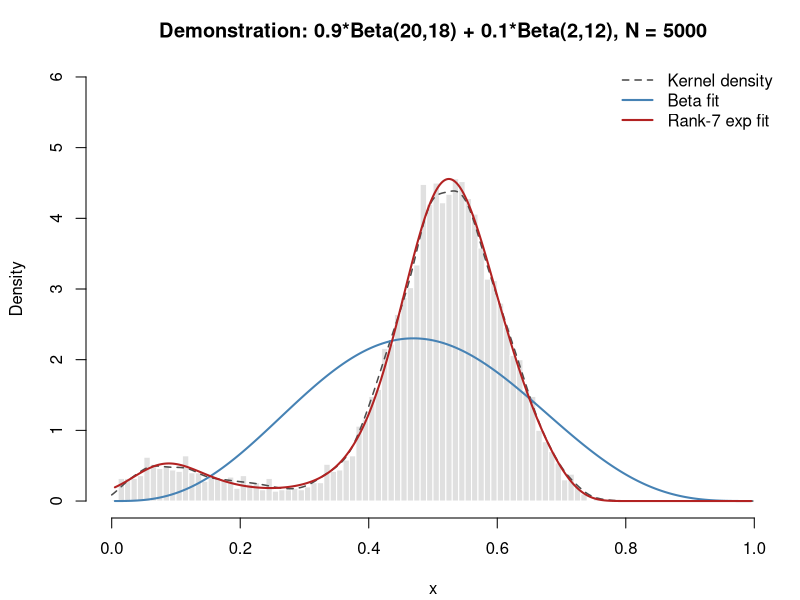
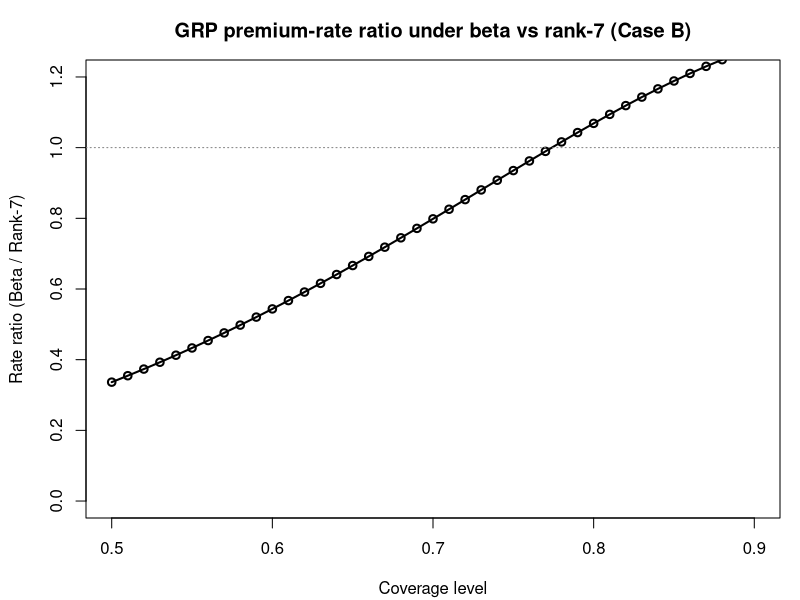

These charts were generated, in order, by the following R code:
################################################################################
## Tack, J. (2013), "A Nested Test for Common Yield Distributions with
## Application to U.S. Corn," J. Agric. Resour. Econ. 38(1):64-77.
##
## This is a GENERALIZATION of the Wu (2003) sequential-updating implementation.
## Wu fits a "rank-k exponential" density exp(-sum lambda_j x^j) by sequential
## Newton updates. Tack notes that arbitrary characterizing functions phi_j(x)
## can play the same role -- e.g., phi_1 = ln(x), phi_2 = ln(1-x) gives the
## beta density. He then builds a HYBRID model that stacks both sets, so beta
## and the rank-k alternative are both nested:
##
##   f^{Hyb}(x) = exp[-lambda_0 - lambda_1 ln(x) - lambda_2 ln(1-x)
##                                    - sum_{j=1}^k lambda_{j+2} x^j],
##
## with restriction lambda_3=...=lambda_{k+2}=0 giving Beta and lambda_1=
## lambda_2=0 giving the rank-k exponential. A standard LR test compares
## restricted vs unrestricted, R = 2(loglik_J - loglik_m) ~ chi^2(J-m).
##
## This file implements: (1) the generalized ME solver, (2) Beta / rank-k /
## hybrid wrappers, (3) sequential warm-starting (Wu 2003), (4) the Table-2
## diagnostics (logL, AIC, BIC, ID index, LR test), (5) a Harri-style
## detrending pipeline, and (6) GRP premium-rate calculation.
################################################################################

## ---------------------------------------------------------------------------
## 0. Quadrature primitives
## ---------------------------------------------------------------------------
make_grid <- function(lo, hi, n = 8000L) {
  x  <- seq(lo, hi, length.out = n)
  list(x = x, dx = x[2] - x[1])
}
trap <- function(fx, dx) dx * (sum(fx) - 0.5 * (fx[1] + fx[length(fx)]))

## ---------------------------------------------------------------------------
## 1. Generic maxent density on the grid
## ---------------------------------------------------------------------------
## Given a list of characterizing functions phi_j (each a function of x), build
## the matrix Phi[i,j] = phi_j(x_i) once -- it's the same across iterations.

build_Phi <- function(phi_funs, x) {
  M <- do.call(cbind, lapply(phi_funs, function(f) f(x)))
  ## Guard against -Inf from log near edges (we use an interior grid, but
  ## just in case)
  M[!is.finite(M)] <- 0
  M
}

## Density pieces given lambda, with a max-shift for numerical stability.
maxent_pieces_g <- function(lambda, Phi, dx) {
  expo <- as.numeric(Phi %*% lambda)               # sum_j lambda_j phi_j(x)
  m    <- max(-expo)
  w    <- exp(-expo - m)
  Z    <- trap(w, dx)
  p    <- w / Z
  ## w_stab = exp(-expo - m)  =>  Z_true = exp(m) * Z_stab
  ## hence the true log-normalizer is  log Z_true = m + log Z_stab.
  logZ <- log(Z) + m
  J    <- ncol(Phi)
  mu   <- numeric(J)
  for (j in seq_len(J)) mu[j] <- trap(Phi[, j] * p, dx)
  list(p = p, Z = Z, logZ = logZ, mu = mu)
}

## ---------------------------------------------------------------------------
## 2. Newton solver for arbitrary characterizing functions
## ---------------------------------------------------------------------------
## Gradient_j  = mu_j_target - E_p[phi_j]
## Hessian_ij  = Cov_p[phi_i, phi_j] = E_p[phi_i phi_j] - E_p[phi_i] E_p[phi_j]
## Newton step lambda <- lambda - H^{-1} grad,  damped to keep Z finite.

solve_maxent_g <- function(phi_funs, mu_target, grid, lambda0 = NULL,
                            tol = 1e-6, maxit = 400L, verbose = FALSE,
                            Phi = NULL) {
  if (is.null(Phi)) Phi <- build_Phi(phi_funs, grid$x)
  J  <- ncol(Phi)
  dx <- grid$dx
  lambda <- if (is.null(lambda0)) rep(0, J) else lambda0
  gnorm <- Inf
  for (it in seq_len(maxit)) {
    pc <- maxent_pieces_g(lambda, Phi, dx)
    grad <- mu_target - pc$mu

    ## Build Hessian (symmetric)
    H <- matrix(0, J, J)
    for (i in seq_len(J)) for (j in i:J) {
      H[i, j] <- trap(Phi[, i] * Phi[, j] * pc$p, dx) - pc$mu[i] * pc$mu[j]
      H[j, i] <- H[i, j]
    }

    ## Solve H step = grad with ridge / SVD-pseudoinverse fallback.
    step <- tryCatch(solve(H, grad), error = function(e) NULL)
    if (is.null(step) || any(!is.finite(step))) {
      base_ridge <- 1e-12 * max(diag(H), 1)
      ok <- FALSE
      for (r in base_ridge * 10^(0:9)) {
        step <- tryCatch(solve(H + diag(r, J), grad), error = function(e) NULL)
        if (!is.null(step) && all(is.finite(step))) { ok <- TRUE; break }
      }
      if (!ok) {
        sv   <- svd(H)
        dinv <- ifelse(sv$d > sv$d[1] * 1e-12, 1 / sv$d, 0)
        step <- as.numeric(sv$v %*% (dinv * (t(sv$u) %*% grad)))
      }
    }

    ## Damped line search: keep Z finite and reduce |grad|.
    a <- 1; gnorm0 <- sqrt(sum(grad^2))
    repeat {
      cand <- lambda - a * step
      pc2  <- maxent_pieces_g(cand, Phi, dx)
      if (is.finite(pc2$Z) && pc2$Z > 0) {
        gnew <- sqrt(sum((mu_target - pc2$mu)^2))
        if (gnew < gnorm0 || a < 1e-6) { lambda <- cand; break }
      }
      a <- a / 2
      if (a < 1e-10) { lambda <- cand; break }
    }
    gnorm <- sqrt(sum((mu_target - maxent_pieces_g(lambda, Phi, dx)$mu)^2))
    if (verbose) cat(sprintf("  it=%2d |grad|=%.3e step=%.3f\n", it, gnorm, a))
    if (gnorm < tol) break
  }
  pc <- maxent_pieces_g(lambda, Phi, dx)
  list(lambda = lambda, lambda0 = pc$logZ, mu = pc$mu, p = pc$p,
       converged = gnorm < tol, iters = it, gradnorm = gnorm,
       phi_funs = phi_funs, Phi = Phi)
}

## ---------------------------------------------------------------------------
## 3. Characterizing-function constructors (Tack 2013)
## ---------------------------------------------------------------------------
## Beta on (0,1): phi = (ln x, ln(1-x))                 [Tack p.67]
## Rank-k exponential: phi = (x, x^2, ..., x^k)         [Wu 2003]
## Hybrid: stack the two -- phi = (ln x, ln(1-x), x, x^2, ..., x^k)  [Eq. 11]

make_beta_funs <- function() list(
  function(x) log(x),
  function(x) log1p(-x)            # log(1 - x) with better precision near x=1
)

make_rank_k_funs <- function(k) {
  lapply(seq_len(k), function(i) { force(i); function(x) x^i })
}

make_hybrid_funs <- function(k) c(make_beta_funs(), make_rank_k_funs(k))

## Sample moments for an arbitrary phi list.
sample_moments_g <- function(x, phi_funs) {
  vapply(phi_funs, function(f) mean(f(x)), numeric(1))
}

## ---------------------------------------------------------------------------
## 4. Wu-style sequential warm-starting for the rank-k and hybrid families
## ---------------------------------------------------------------------------
## Tack uses k = 3, 5, 7 with the first THREE raw moments always included
## (yield skewness; see his footnote 7). We sequence the fits: each higher k
## is seeded with the previous lambda padded by zeros, exactly as in Wu.

fit_beta_me <- function(x, grid) {
  phi_funs <- make_beta_funs()
  mu  <- sample_moments_g(x, phi_funs)
  fit <- solve_maxent_g(phi_funs, mu, grid)
  fit$mu_target <- mu; fit$family <- "Beta"; fit
}

fit_rank_k <- function(x, k, grid, k_seq = NULL) {
  if (is.null(k_seq)) k_seq <- seq(3, k, by = 2)   # 3, 5, 7, ...
  prev_lambda <- NULL; fit <- NULL
  for (kk in k_seq) {
    phi_funs <- make_rank_k_funs(kk)
    mu       <- sample_moments_g(x, phi_funs)
    seed <- if (is.null(prev_lambda)) rep(0, kk)
            else c(prev_lambda, rep(0, kk - length(prev_lambda)))
    fit <- solve_maxent_g(phi_funs, mu, grid, lambda0 = seed)
    prev_lambda <- fit$lambda
    fit$mu_target <- mu
  }
  fit$family <- sprintf("Rank-%d exp", k); fit
}

fit_hybrid <- function(x, k, grid, beta_fit = NULL, rank_fit = NULL,
                        k_seq = NULL) {
  ## The hybrid has 2 + k Lagrange multipliers, which is hard to fit cold.
  ## We use a *two-source* warm start: the beta fit gives the two log-moment
  ## multipliers, and the rank-k fit gives the k power-moment multipliers.
  ## Stacking them is a much better seed than padding with zeros, because each
  ## marginal piece is already near its conditional optimum.
  ##
  ## Because rank-k is nested in the hybrid (set lambda_1 = lambda_2 = 0), the
  ## hybrid's log-likelihood must be >= rank-k's at the true optimum. We pick
  ## across seeds by ACHIEVED log-likelihood (the convex dual's actual value)
  ## rather than gradient norm, which is a safer convergence proxy when the
  ## 9-dim Hessian is ill-conditioned.
  if (is.null(beta_fit)) beta_fit <- fit_beta_me(x, grid)
  if (is.null(rank_fit)) rank_fit <- fit_rank_k(x, k, grid)

  phi_funs_final <- make_hybrid_funs(k)
  mu_final       <- sample_moments_g(x, phi_funs_final)
  N              <- length(x)
  needed         <- 2L + k

  ## Seeds tried (in order of expected quality):
  seeds <- list(
    stacked  = c(beta_fit$lambda, rank_fit$lambda),
    rank_pad = c(0, 0, rank_fit$lambda),               # nesting-feasible start
    beta_pad = c(beta_fit$lambda, rep(0, k)),
    zeros    = rep(0, needed)
  )

  ## Solve once from each seed, optionally polished, and keep the one with the
  ## highest log-likelihood -- which equals -N * (lambda_0 + sum lambda * mu).
  best <- NULL; best_ll <- -Inf
  for (s_name in names(seeds)) {
    fit_try <- try(solve_maxent_g(phi_funs_final, mu_final, grid,
                                  lambda0 = seeds[[s_name]],
                                  tol = 1e-9, maxit = 600L),
                   silent = TRUE)
    if (inherits(fit_try, "try-error")) next
    fit_try$mu_target <- mu_final
    ll <- loglik_me(fit_try, N)
    if (ll > best_ll) { best <- fit_try; best_ll <- ll }
  }

  ## Polish: warm-restart once more from the best lambda with a fresh Newton.
  pol <- try(solve_maxent_g(phi_funs_final, mu_final, grid,
                            lambda0 = best$lambda,
                            tol = 1e-10, maxit = 600L), silent = TRUE)
  if (!inherits(pol, "try-error")) {
    pol$mu_target <- mu_final
    if (loglik_me(pol, N) > best_ll) best <- pol
  }
  best$family <- sprintf("Hybrid (k=%d)", k)
  best
}

## ---------------------------------------------------------------------------
## 5. Likelihood, information criteria, ID index, LR test
## ---------------------------------------------------------------------------
## For exponential-family ME, MLE = MoM, so the log-likelihood at the fitted
## lambdas is
##     loglik = sum_t log f(x_t; lambda)
##            = sum_t [ -lambda_0 - sum_j lambda_j phi_j(x_t) ]
##            = -N [ lambda_0 + sum_j lambda_j * mu_j_hat ],
## where mu_j_hat is the sample moment and lambda_0 is the normalizer.

loglik_me <- function(fit, N) {
  -N * (fit$lambda0 + sum(fit$lambda * fit$mu_target))
}
aic_me <- function(fit, N) -2 * loglik_me(fit, N) + 2 * length(fit$lambda)
bic_me <- function(fit, N) -2 * loglik_me(fit, N) + log(N) * length(fit$lambda)

## ID index of Soofi-Ebrahimi-Habibullah (1995): 1 - exp(-KL(p1 : p2))
id_index <- function(p1, p2, dx) {
  keep <- p1 > 1e-300
  K <- trap(p1[keep] * log(p1[keep] / pmax(p2[keep], 1e-300)), dx)
  1 - exp(-K)
}

## LR test of restricted (m parameters) vs unrestricted (J parameters)
lr_test <- function(loglik_unr, loglik_res, df) {
  R <- 2 * (loglik_unr - loglik_res)
  list(R = R, df = df,
       crit_5 = qchisq(0.95, df),
       pval   = pchisq(R, df, lower.tail = FALSE))
}

## ---------------------------------------------------------------------------
## 6. Convenience: full Tack Table 2 for one sample
## ---------------------------------------------------------------------------
tack_table2 <- function(x, grid = NULL, k_max = 7L) {
  if (is.null(grid)) {
    eps <- max(1e-4, 0.5 * min(min(x), 1 - max(x)))
    grid <- make_grid(eps, 1 - eps, n = 12000L)
  }
  N <- length(x)
  fit_beta  <- fit_beta_me(x, grid)
  fit_r3    <- fit_rank_k(x, 3, grid, k_seq = 3)
  fit_r5    <- fit_rank_k(x, 5, grid, k_seq = c(3, 5))
  fit_r7    <- fit_rank_k(x, 7, grid, k_seq = c(3, 5, 7))
  fit_hyb   <- fit_hybrid(x, k_max, grid, beta_fit = fit_beta, rank_fit = fit_r7)
  fits <- list(Beta = fit_beta, rank3 = fit_r3, rank5 = fit_r5,
               rank7 = fit_r7, Hybrid = fit_hyb)

  logL <- sapply(fits, loglik_me, N = N)
  AIC  <- sapply(fits, aic_me,   N = N) / N           # per obs, as Tack reports
  BIC  <- sapply(fits, bic_me,   N = N) / N

  ## ID indices: rank3 vs Beta, rank5 vs rank3, rank7 vs rank5, then
  ##             Hybrid vs rank7 and Hybrid vs Beta.
  IDx <- c(
    Beta   = NA_real_,
    rank3  = id_index(fits$rank3$p,  fits$Beta$p,  grid$dx),
    rank5  = id_index(fits$rank5$p,  fits$rank3$p, grid$dx),
    rank7  = id_index(fits$rank7$p,  fits$rank5$p, grid$dx),
    Hybrid = id_index(fits$Hybrid$p, fits$rank7$p, grid$dx)
  )
  IDx_HybBeta <- id_index(fits$Hybrid$p, fits$Beta$p, grid$dx)

  ## LR tests (Tack column 5)
  ##  - rank5 vs rank3  : df = 2
  ##  - rank7 vs rank5  : df = 2
  ##  - Hybrid vs rank7 : df = 2  (adds ln x, ln(1-x))
  ##  - Hybrid vs Beta  : df = k_max = 7
  LR <- c(
    Beta   = NA_real_,
    rank3  = NA_real_,
    rank5  = lr_test(logL["rank5"],  logL["rank3"], 2)$R,
    rank7  = lr_test(logL["rank7"],  logL["rank5"], 2)$R,
    Hybrid = lr_test(logL["Hybrid"], logL["rank7"], 2)$R
  )
  LR_HybBeta <- lr_test(logL["Hybrid"], logL["Beta"], k_max)$R

  tab <- data.frame(
    Model  = names(fits),
    logL   = round(logL, 1),
    AIC    = round(AIC,  4),
    BIC    = round(BIC,  4),
    ID     = signif(IDx, 3),
    LR     = round(LR,   2),
    conv   = sapply(fits, function(f) f$converged),
    row.names = NULL
  )
  list(table = tab, fits = fits, grid = grid,
       extras = list(ID_HybVsBeta = IDx_HybBeta,
                     LR_HybVsBeta = LR_HybBeta,
                     crit_chi2_2  = qchisq(0.95, 2),
                     crit_chi2_k  = qchisq(0.95, k_max)))
}

## ---------------------------------------------------------------------------
## 7. Yield detrending pipeline (Harri et al. 2011, used by Tack)
## ---------------------------------------------------------------------------
## y_ist = alpha_i + beta_{1s} t + beta_{2s} t^2 + e_it          (state-specific
##                                                                quadratic
##                                                                trend, county FE)
## v_it    = e_it * (yhat_isT / yhat_ist)    (proportional-variance rescaling)
## ytilde  = yhat_isT + v_it
## y_norm  = ytilde / (1.5 * max(ytilde))    (push onto (0, 2/3) so we are
##                                            safely inside (0,1))

detrend_yields_proportional <- function(df) {
  ## df columns: county, state, year, yield (numeric).  Returns df augmented
  ## with `yield_norm` in (0,1), state-by-state.
  stopifnot(all(c("county","state","year","yield") %in% names(df)))
  out_list <- list()
  for (st in unique(df$state)) {
    sub <- df[df$state == st, , drop = FALSE]
    sub$county <- factor(sub$county)
    fit <- lm(yield ~ county + I(year) + I(year^2), data = sub)
    yhat <- fitted(fit); resid <- residuals(fit)
    T <- max(sub$year)
    ## Predict at year=T holding county fixed
    pred_T <- predict(fit, newdata = transform(sub, year = T))
    v       <- resid * (pred_T / yhat)
    ytilde  <- pred_T + v
    sub$yield_detrended <- ytilde
    sub$yield_norm      <- ytilde / (1.5 * max(ytilde))
    out_list[[st]] <- sub
  }
  do.call(rbind, out_list)
}

## ---------------------------------------------------------------------------
## 8. GRP premium-rate calculation (Tack Eqs 14-16)
## ---------------------------------------------------------------------------
grp_rate <- function(fit, grid, coverage) {
  p <- fit$p; x <- grid$x; dx <- grid$dx
  Ey <- trap(x * p, dx)
  vapply(coverage, function(cov) {
    y_trig <- cov * Ey
    ind    <- pmax(y_trig - x, 0) / cov         # disappearing deductible
    Eind   <- trap(ind * p, dx)
    Eind / y_trig
  }, numeric(1))
}

################################################################################
## 9. Sanity check: maxent Beta vs closed-form MLE on simulated Beta data
################################################################################
sanity_beta <- function(alpha = 17, beta = 20, N = 5000L, seed = 1L) {
  set.seed(seed)
  x   <- rbeta(N, alpha, beta)
  eps <- max(1e-4, 0.5 * min(min(x), 1 - max(x)))
  g   <- make_grid(eps, 1 - eps, n = 10000L)
  me  <- fit_beta_me(x, g)
  ## Recover (alpha, beta) from lambda: f = exp(-lambda_0 -lambda_1 ln x - lambda_2 ln(1-x))
  ##                                      = x^{-lambda_1} (1-x)^{-lambda_2} / B
  ##   => alpha_hat = 1 - lambda_1, beta_hat = 1 - lambda_2
  alpha_hat_me <- 1 - me$lambda[1]
  beta_hat_me  <- 1 - me$lambda[2]
  ## Closed-form MLE for beta via optim
  nll <- function(par) -sum(dbeta(x, par[1], par[2], log = TRUE))
  o   <- optim(c(2, 2), nll, method = "L-BFGS-B", lower = c(0.01, 0.01))
  alpha_hat_ml <- o$par[1]; beta_hat_ml <- o$par[2]
  cat(sprintf("Sanity check (true alpha=%.2f, beta=%.2f, N=%d):\n", alpha, beta, N))
  cat(sprintf("  Maxent beta:   alpha_hat=%.4f   beta_hat=%.4f\n",
              alpha_hat_me, beta_hat_me))
  cat(sprintf("  MLE beta:      alpha_hat=%.4f   beta_hat=%.4f\n",
              alpha_hat_ml, beta_hat_ml))
  invisible(list(me = me, alpha_me = alpha_hat_me, beta_me = beta_hat_me,
                 alpha_ml = alpha_hat_ml, beta_ml = beta_hat_ml))
}

################################################################################
## 10. Demonstration: nested test correctly identifies beta misspecification
################################################################################
demo_tack_table2 <- function() {

  cat("\n=== Sanity: ME-Beta vs MLE-Beta on simulated Beta(17,20) ===\n")
  sanity_beta()

  ## ---- Case A: data really ARE Beta(17, 20). LR should NOT reject. ----
  cat("\n=== Case A: true DGP is Beta(17, 20), N=5000 ===\n")
  set.seed(7); xA <- rbeta(5000, 17, 20)
  resA <- tack_table2(xA, k_max = 7L)
  cat("Per-model diagnostics:\n"); print(resA$table, row.names = FALSE)
  cat(sprintf("\nID(Hybrid : Beta)   = %.4g\n", resA$extras$ID_HybVsBeta))
  cat(sprintf("LR(Hybrid vs Beta)  = %.2f   (chi^2_7 5%% crit = %.2f)\n",
              resA$extras$LR_HybVsBeta, resA$extras$crit_chi2_k))
  cat(sprintf("LR(Hybrid vs rank7) = %.2f   (chi^2_2 5%% crit = %.2f)\n",
              resA$table$LR[resA$table$Model == "Hybrid"],
              resA$extras$crit_chi2_2))
  cat("Expected: Beta is the true DGP, so neither LR test should reject.\n")

  ## ---- Case B: mixture - bulk like beta, but extra mass in the left tail
  ##                       that beta cannot match. LR SHOULD reject beta.   ----
  cat("\n=== Case B: 0.9*Beta(20,18) + 0.1*Beta(2,12), N=5000 ===\n")
  set.seed(7)
  N  <- 5000; w <- rbinom(N, 1, 0.9)
  xB <- ifelse(w == 1, rbeta(N, 20, 18), rbeta(N, 2, 12))
  resB <- tack_table2(xB, k_max = 7L)
  cat("Per-model diagnostics:\n"); print(resB$table, row.names = FALSE)
  cat(sprintf("\nID(Hybrid : Beta)   = %.4g\n", resB$extras$ID_HybVsBeta))
  cat(sprintf("LR(Hybrid vs Beta)  = %.2f   (chi^2_7 5%% crit = %.2f)\n",
              resB$extras$LR_HybVsBeta, resB$extras$crit_chi2_k))
  cat(sprintf("LR(Hybrid vs rank7) = %.2f   (chi^2_2 5%% crit = %.2f)\n",
              resB$table$LR[resB$table$Model == "Hybrid"],
              resB$extras$crit_chi2_2))
  cat("Expected: beta is misspecified, so LR(Hybrid vs Beta) >> 14.07.\n")

  ## ---- Plot Case B (mimicking Tack's Figure 2) ----
  png("/home/claude/tack_demo_case_B.png", width = 950, height = 620, res = 110)
  par(mar = c(4.1, 4.3, 3, 1))
  hist(xB, breaks = 60, freq = FALSE, col = "grey88", border = "white",
       xlim = c(0, 1), ylim = c(0, 6),
       main = "Demonstration: 0.9*Beta(20,18) + 0.1*Beta(2,12), N = 5000",
       xlab = "x", ylab = "Density")
  ## kernel density for the underlying data (Tack's dashed kernel line)
  kd <- density(xB, bw = "SJ", from = 0, to = 1)
  lines(kd, lwd = 1.5, lty = 2, col = "grey30")
  lines(resB$grid$x, resB$fits$Beta$p,  lwd = 2, col = "steelblue")
  lines(resB$grid$x, resB$fits$rank7$p, lwd = 2, col = "firebrick")
  legend("topright",
         legend = c("Kernel density", "Beta fit", "Rank-7 exp fit"),
         lwd = c(1.5, 2, 2), lty = c(2, 1, 1),
         col = c("grey30", "steelblue", "firebrick"), bty = "n")
  dev.off()

  ## ---- GRP rate ratios (Beta over Rank-7), Tack's Figure 3 panel ----
  cov_grid <- seq(0.5, 0.9, by = 0.01)
  rate_B   <- grp_rate(resB$fits$Beta,  resB$grid, cov_grid)
  rate_R7  <- grp_rate(resB$fits$rank7, resB$grid, cov_grid)
  png("/home/claude/tack_demo_grp_ratio.png", width = 750, height = 520, res = 110)
  par(mar = c(4.1, 4.3, 3, 1))
  plot(cov_grid, rate_B / rate_R7, type = "o", pch = 1, lwd = 2,
       xlab = "Coverage level", ylab = "Rate ratio (Beta / Rank-7)",
       ylim = c(0, 1.2),
       main = "GRP premium-rate ratio under beta vs rank-7 (Case B)")
  abline(h = 1, lty = 3, col = "grey50")
  dev.off()

  invisible(list(case_A = resA, case_B = resB))
}

## ============================== Run it ==============================
out <- demo_tack_table2()
cat("\nSaved demo plots to tack_demo_case_B.png and tack_demo_grp_ratio.png\n")
